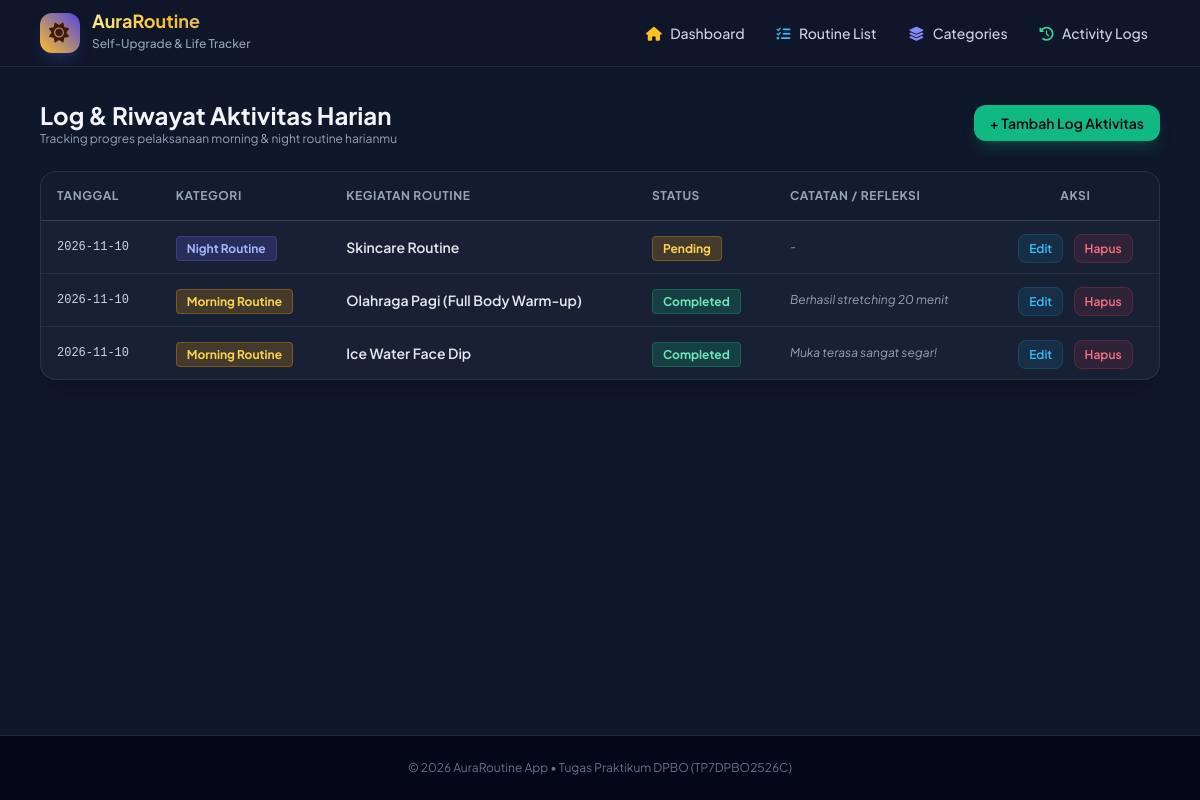
The page /logs.php on the database its author committed.
### tables this page shows
CREATE TABLE IF NOT EXISTS `routine_logs` (
    `id` INT AUTO_INCREMENT PRIMARY KEY,
    `routine_id` INT NOT NULL,
    `log_date` DATE NOT NULL,
    `status` ENUM('Completed', 'Pending', 'Skipped') DEFAULT 'Pending',
    `notes` TEXT,
    FOREIGN KEY (`routine_id`) REFERENCES `routines`(`id`) ON DELETE CASCADE
);

CREATE TABLE IF NOT EXISTS `categories` (
    `id` INT AUTO_INCREMENT PRIMARY KEY,
    `name` VARCHAR(50) NOT NULL,
    `description` TEXT,
    `theme_color` VARCHAR(20) DEFAULT 'amber'
);

CREATE TABLE IF NOT EXISTS `routines` (
    `id` INT AUTO_INCREMENT PRIMARY KEY,
    `category_id` INT NOT NULL,
    `title` VARCHAR(100) NOT NULL,
    `description` TEXT,
    `day_of_week` ENUM('Everyday', 'Monday', 'Tuesday', 'Wednesday', 'Thursday', 'Friday', 'Saturday', 'Sunday') DEFAULT 'Everyday',
    `target_duration_minutes` INT DEFAULT 15,
    FOREIGN KEY (`category_id`) REFERENCES `categories`(`id`) ON DELETE CASCADE
);

### classes/RoutineLog.php (called while the page is built, shortened)
<?php
class RoutineLog {
    private $conn;
    private $table_name = "routine_logs";
    public function __construct($db) {
        $this->conn = $db;
    }
    public function readAll() {
        $query = "SELECT l.*, r.title as routine_title, c.name as category_name, c.theme_color
                  FROM " . $this->table_name . " l
                  JOIN routines r ON l.routine_id = r.id
                  JOIN categories c ON r.category_id = c.id
                  ORDER BY l.log_date DESC, l.id DESC";
        $stmt = $this->conn->prepare($query);
        $stmt->execute();
        return $stmt->get_result();
    }
}
?>

### logs.php (the view, shortened to what this page needs)
<?php
require_once 'classes/RoutineLog.php';
$database = new Database();
$db = $database->getConnection();
$logObj = new RoutineLog($db);
include 'views/header.php';
?>
<div class="flex justify-between items-center mb-6">
    <div>
        <h2 class="text-2xl font-bold text-slate-100">Log & Riwayat Aktivitas Harian</h2>
        <p class="text-xs text-slate-400">Tracking progres pelaksanaan morning & night routine harianmu</p>
    </div>
    <a href="logs.php?action=add" class="bg-emerald-500 hover:bg-emerald-600 text-slate-950 font-semibold px-4 py-2 rounded-xl text-sm transition shadow-lg shadow-emerald-500/20">+ Tambah Log Aktivitas</a>
</div>
<div class="bg-slate-800/60 border border-slate-700/60 rounded-2xl overflow-hidden shadow-xl">
    <div class="overflow-x-auto">
        <table class="w-full text-left border-collapse">
            <thead>
                <tr class="border-b border-slate-700 bg-slate-900/50 text-xs font-semibold text-slate-400 uppercase tracking-wider">
                    <th class="p-4">Tanggal</th>
                    <th class="p-4">Kategori</th>
                    <th class="p-4">Kegiatan Routine</th>
                    <th class="p-4">Status</th>
                    <th class="p-4">Catatan / Refleksi</th>
                    <th class="p-4 text-center">Aksi</th>
                </tr>
            </thead>
            <tbody class="divide-y divide-slate-700/50 text-sm">
                <?php $result = $logObj->readAll(); while ($row = $result->fetch_assoc()): ?>
                <tr class="hover:bg-slate-700/20 transition">
                    <td class="p-4 font-mono text-xs text-slate-300"><?= $row['log_date']; ?></td>
                    <td class="p-4"><span class="px-2.5 py-1 rounded text-xs font-bold bg-<?= $row['theme_color']; ?>-500/20 text-<?= $row['theme_color']; ?>-300 border border-<?= $row['theme_color']; ?>-500/30"><?= $row['category_name']; ?></span></td>
                    <td class="p-4 font-semibold text-slate-200"><?= htmlspecialchars($row['routine_title']); ?></td>
                    <td class="p-4">
                        <?php
                            $badgeColor = 'bg-slate-700 text-slate-300';
                            if ($row['status'] == 'Completed') $badgeColor = 'bg-emerald-500/20 text-emerald-300 border border-emerald-500/30';
                            elseif ($row['status'] == 'Pending') $badgeColor = 'bg-amber-500/20 text-amber-300 border border-amber-500/30';
                            elseif ($row['status'] == 'Skipped') $badgeColor = 'bg-rose-500/20 text-rose-300 border border-rose-500/30';
                        ?>
                        <span class="px-2.5 py-1 rounded text-xs font-bold <?= $badgeColor; ?>"><?= $row['status']; ?></span>
                    </td>
                    <td class="p-4 text-xs text-slate-400 italic"><?= htmlspecialchars($row['notes'] ?: '-'); ?></td>
                    <td class="p-4 text-center space-x-2">
                        <a href="logs.php?action=edit&id=<?= $row['id']; ?>" class="text-sky-400 hover:text-sky-300 text-xs font-semibold px-2.5 py-1.5 rounded-lg bg-sky-500/10 border border-sky-500/20">Edit</a>
                        <a href="logs.php?delete=<?= $row['id']; ?>" onclick="return confirm('Yakin ingin menghapus log ini?')" class="text-rose-400 hover:text-rose-300 text-xs font-semibold px-2.5 py-1.5 rounded-lg bg-rose-500/10 border border-rose-500/20">Hapus</a>
                    </td>
                </tr>
                <?php endwhile; ?>
            </tbody>
        </table>
    </div>
</div>
<?php include 'views/footer.php'; ?>

### views/header.php (style rules this page uses)
body { font-family: 'Plus Jakarta Sans', sans-serif; }

### rows shown on the page
routine_logs: log_date "2026-11-10", categories.name "Night Routine", routine.title "Skincare Routine", status "Pending", notes "-"
routine_logs: log_date "2026-11-10", categories.name "Morning Routine", routine.title "Olahraga Pagi (Full Body Warm-up)", status "Completed", notes "Berhasil stretching 20 menit"
routine_logs: log_date "2026-11-10", categories.name "Morning Routine", routine.title "Ice Water Face Dip", status "Completed", notes "Muka terasa sangat segar!"
